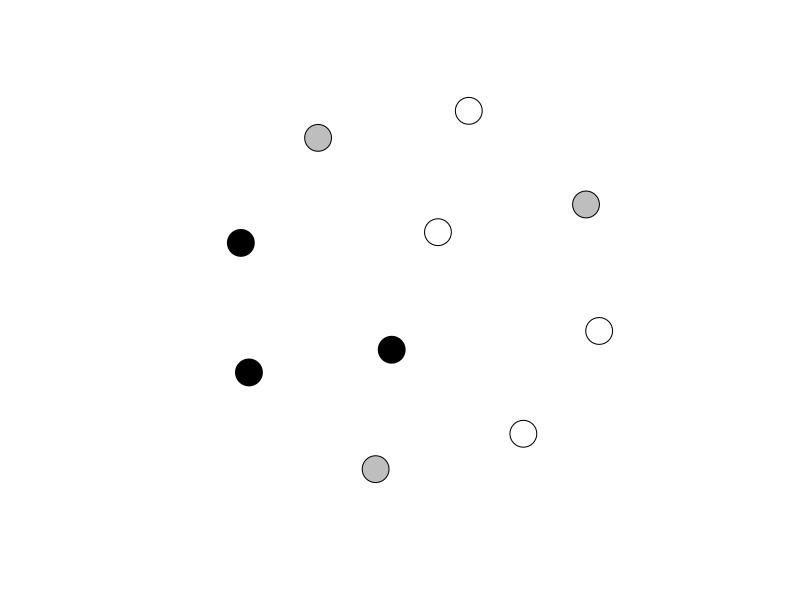
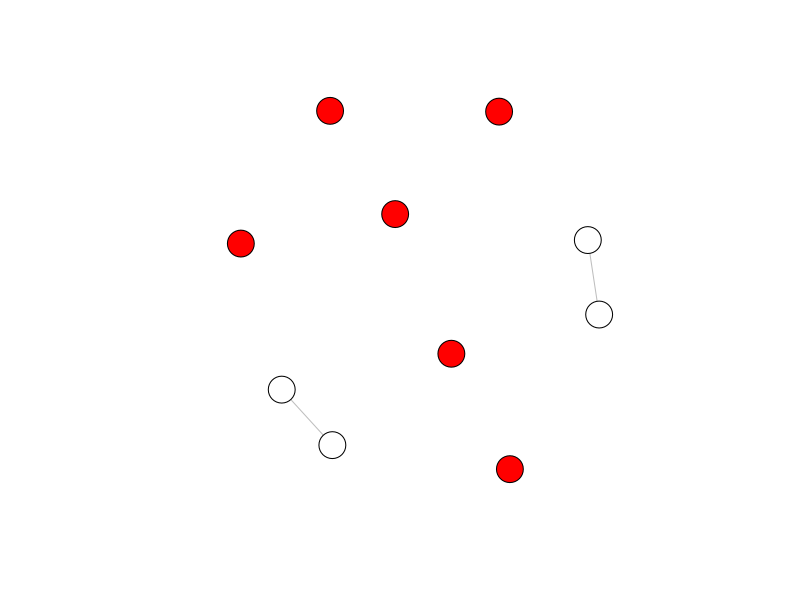
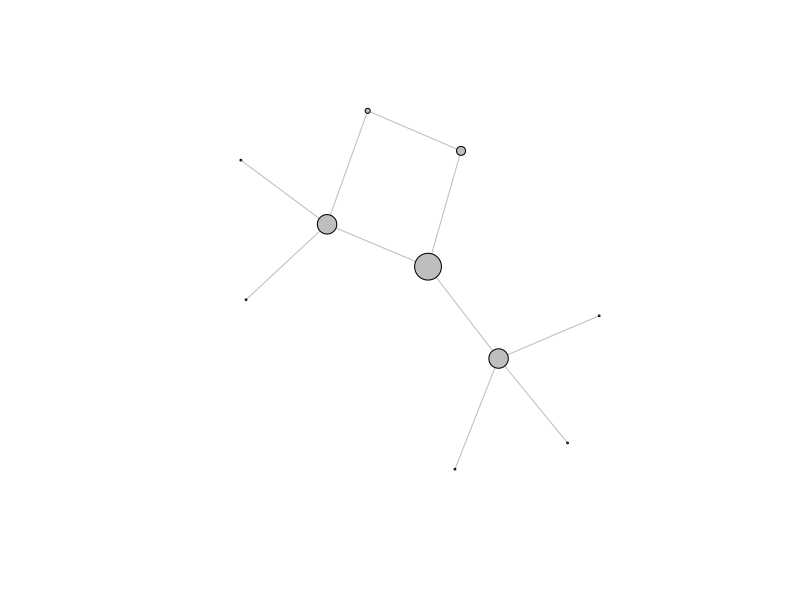
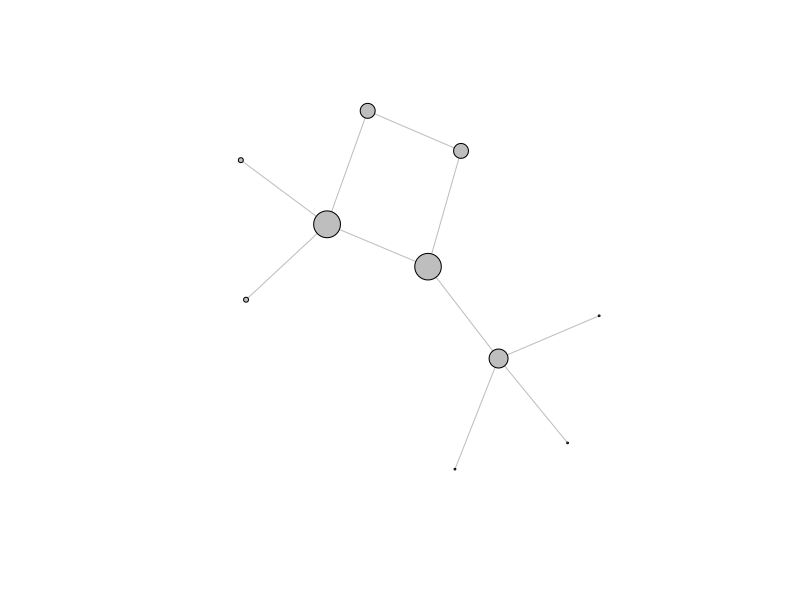
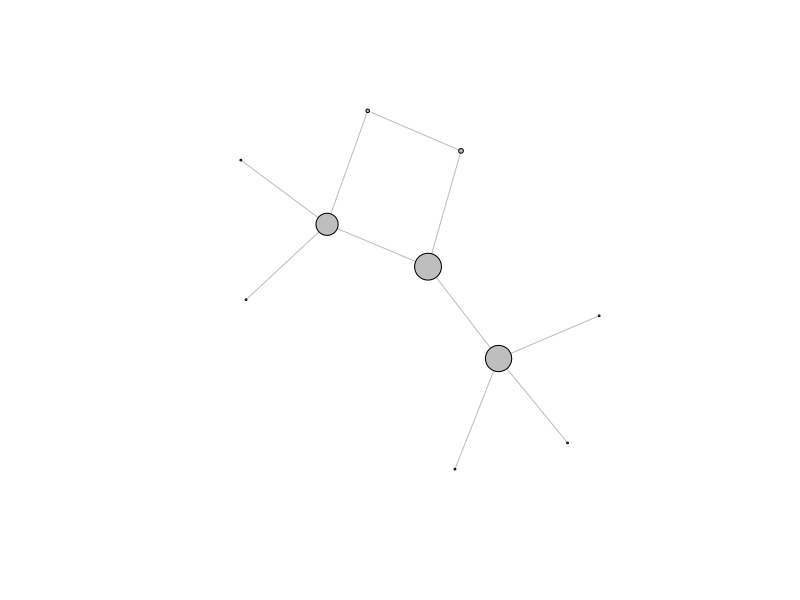
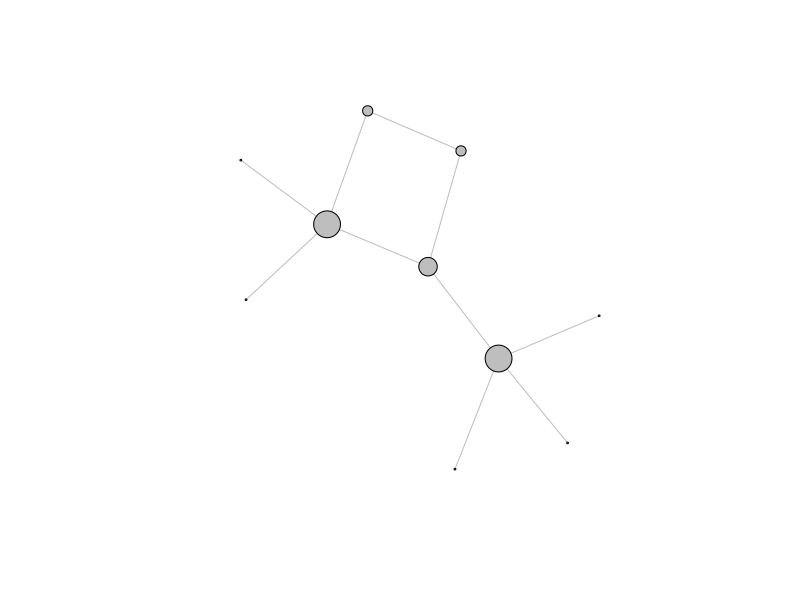
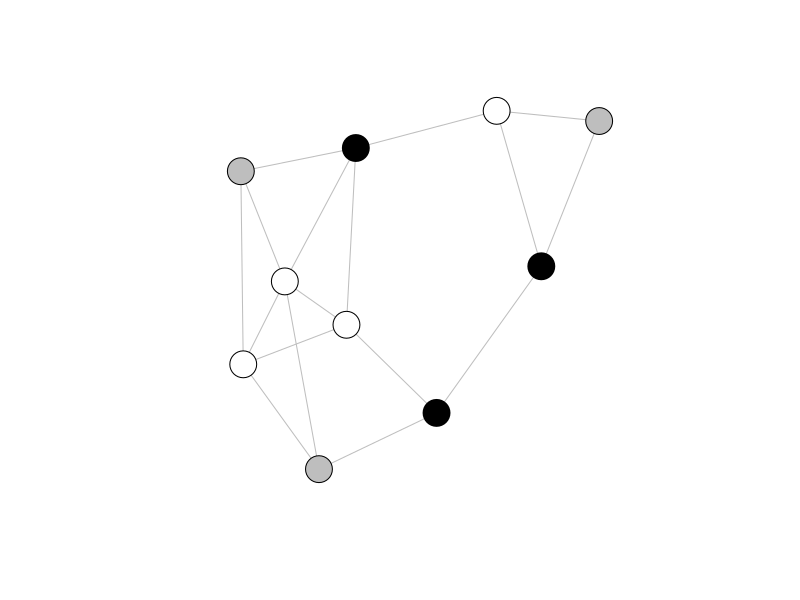
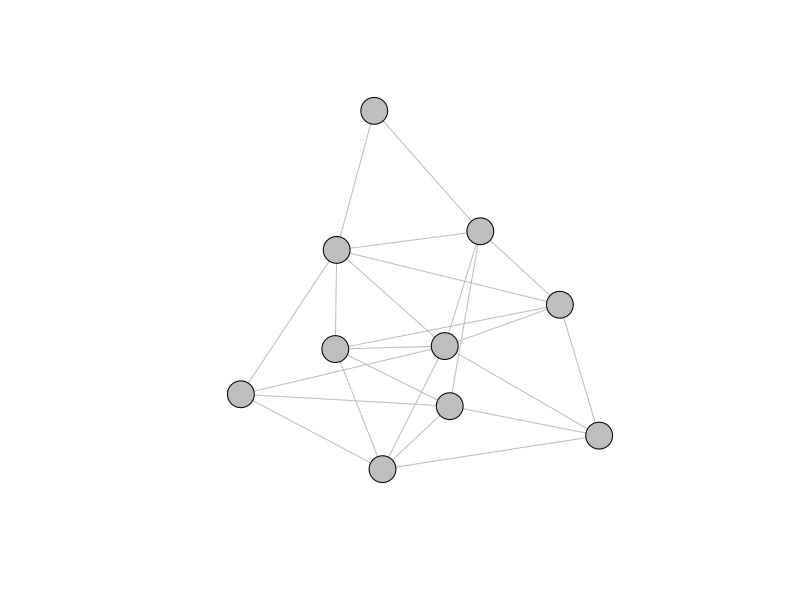

Generate these figures, in order, with R:
## ---- chunk 1
knitr::opts_chunk$set(echo = FALSE, fig.height = 3, fig.align = 'center')
library(igraph)
el <- data.frame(from = c("A", "A", "A", "B", "C", "C", "C", "G", "G", "G"),
                  to   = c("B", "C", "G", "D", "D", "E", "F", "H", "I", "J"))
g      <- graph.data.frame(el, directed = FALSE) %>%
  set_vertex_attr(name  = "degree",
                  value = degree(.)) %>%
  set_vertex_attr(name  = "betweenness",
                  value = betweenness(.)) %>%
  set_vertex_attr(name  = "closeness",
                  value = closeness(.)) %>%
  set_vertex_attr(name  = "eigenvector",
                  value = evcent(.)$vector)

coords <- layout_with_kk(g)
## ---- chunk 2
random.graph.game(n = 10, p.or.m = 0) %>%
  plot.igraph(
    vertex.border.color = "black",
    vertex.color = c(rep("black", 3),
                           rep("grey", 3),
                           rep("white", 4)),
    vertex.label = NA,
    edge.color = "grey"
  )
## ---- chunk 3
random.graph.game(n = 10, p.or.m = 0.075) %>%
  set_vertex_attr(name = "degree",
                  value = degree(.)) %>%
  plot.igraph(
    vertex.border.color = "black",
    vertex.color = ifelse(V(.)$degree > 0, "white", "red"),
    vertex.label = NA,
    edge.color = "grey"
  )
## ---- chunk 4
plot.igraph(g,
            vertex.border.color = "black",
            layout = coords,
            vertex.label = NA,
            edge.color = "grey",
            vertex.color = "grey",
            vertex.size = scales::rescale(get.vertex.attribute(g, name = "closeness"), to = c(1, 15)))
## ---- chunk 5
plot.igraph(g,
            vertex.border.color = "black",
            layout = coords,
            vertex.label = NA,
            edge.color = "grey",
            vertex.color = "grey",
            vertex.size = scales::rescale(get.vertex.attribute(g, name = "eigenvector"), to = c(1, 15)))
## ---- chunk 6
plot.igraph(g,
            vertex.border.color = "black",
            layout = coords,
            vertex.label = NA,
            edge.color = "grey",
            vertex.color = "grey",
            vertex.size = scales::rescale(get.vertex.attribute(g, name = "betweenness"), to = c(1, 15)))
## ---- chunk 7
plot.igraph(g,
            vertex.border.color = "black",
            layout = coords,
            vertex.label = NA,
            edge.color = "grey",
            vertex.color = "grey",
            vertex.size = scales::rescale(get.vertex.attribute(g, name = "degree"), to = c(1, 15)))
## ---- chunk 8
random.graph.game(n = 10, p.or.m = 0.3) %>%
  plot.igraph(
    vertex.border.color = "black",
    vertex.color = c(rep("black", 3),
                           rep("grey", 3),
                           rep("white", 4)),
    vertex.label = NA,
    edge.color = "grey"
  )
## ---- chunk 9
random.graph.game(n = 10, p.or.m = 0.5) %>%
  plot.igraph(
    vertex.border.color = "black",
    vertex.label = NA,
    edge.color = "grey",
    vertex.color = "grey"
  )
## ---- chunk 10
bipartite.random.game(n1 = 5, n2 = 10, p = 0.5) %>%
  plot.igraph(
    vertex.color = ifelse(
                    get.vertex.attribute(., "type") == TRUE,
                    "black",
                    "white"),
    vertex.shape = ifelse(
                    get.vertex.attribute(., "type") == TRUE,
                    "circle",
                    "square"),
    vertex.border.color = "black",
    layout = layout_as_bipartite,
    vertex.label = NA,
    edge.color = "grey"
  )
## ---- chunk 11
random.graph.game(n = 10, p.or.m = 0.5) %>%
  plot.igraph(
    vertex.border.color = "black",
    vertex.label.color = "black",
    vertex.label = NA,
    vertes.label.cex = 1,
    edge.color = c(rep("red", 5), rep("blue", 5)),
    vertex.color = "grey"
  )
## ---- chunk 12
par(mfrow=c(1,2), mar=c(5,1,1,1))
g <- make_star(5, mode = "in")
plot(g,
  vertex.border.color = "black",
  vertex.label = NA,
  vertex.color = "grey",
  edge.color = "grey",
  main = "Arcos"
)
plot(as.undirected(g),
  vertex.border.color = "black",
  vertex.label = NA,
  vertex.color = "grey",
  edge.color = "grey",
  main = "Bordes"
)
